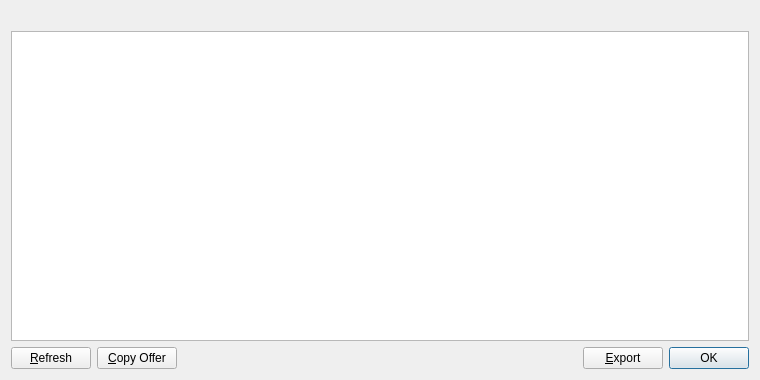
<?xml version="1.0" encoding="UTF-8"?>
<ui version="4.0">
 <class>MyAcceptedOfferListPage</class>
 <widget class="QWidget" name="MyAcceptedOfferListPage">
  <property name="geometry">
   <rect>
    <x>0</x>
    <y>0</y>
    <width>760</width>
    <height>380</height>
   </rect>
  </property>
  <property name="windowTitle">
   <string>My Certificates</string>
  </property>
  <layout class="QVBoxLayout" name="verticalLayout">
   <item>
    <widget class="QLabel" name="labelExplanation">
     <property name="textFormat">
      <enum>Qt::PlainText</enum>
     </property>
     <property name="wordWrap">
      <bool>true</bool>
     </property>
    </widget>
   </item>
   <item>
    <widget class="QTableView" name="tableView">
     <property name="contextMenuPolicy">
      <enum>Qt::CustomContextMenu</enum>
     </property>
     <property name="toolTip">
      <string/>
     </property>
     <property name="tabKeyNavigation">
      <bool>false</bool>
     </property>
     <property name="alternatingRowColors">
      <bool>true</bool>
     </property>
     <property name="selectionMode">
      <enum>QAbstractItemView::SingleSelection</enum>
     </property>
     <property name="selectionBehavior">
      <enum>QAbstractItemView::SelectRows</enum>
     </property>
     <property name="sortingEnabled">
      <bool>true</bool>
     </property>
     <attribute name="verticalHeaderVisible">
      <bool>false</bool>
     </attribute>
    </widget>
   </item>
   <item>
    <layout class="QHBoxLayout" name="horizontalLayout">
     <item>
      <widget class="QPushButton" name="refreshButton">
       <property name="maximumSize">
        <size>
         <width>16777215</width>
         <height>48</height>
        </size>
       </property>
       <property name="text">
        <string>&amp;Refresh</string>
       </property>
       <property name="icon">
        <iconset resource="../bitcoin.qrc">
         <normaloff>:/icons/refresh</normaloff>:/icons/refresh</iconset>
       </property>
      </widget>
     </item>
     <item>
      <widget class="QPushButton" name="copyOffer">
       <property name="toolTip">
        <string>Copy the currently selected alias to the system clipboard</string>
       </property>
       <property name="text">
        <string>&amp;Copy Offer</string>
       </property>
       <property name="icon">
        <iconset resource="../bitcoin.qrc">
         <normaloff>:/icons/editcopy</normaloff>:/icons/editcopy</iconset>
       </property>
      </widget>
     </item>
     <item>
      <spacer name="horizontalSpacer">
       <property name="orientation">
        <enum>Qt::Horizontal</enum>
       </property>
       <property name="sizeHint" stdset="0">
        <size>
         <width>40</width>
         <height>20</height>
        </size>
       </property>
      </spacer>
     </item>
     <item>
      <widget class="QPushButton" name="exportButton">
       <property name="toolTip">
        <string>Export the data in the current tab to a file</string>
       </property>
       <property name="text">
        <string>&amp;Export</string>
       </property>
       <property name="icon">
        <iconset resource="../bitcoin.qrc">
         <normaloff>:/icons/export</normaloff>:/icons/export</iconset>
       </property>
      </widget>
     </item>
     <item>
      <widget class="QDialogButtonBox" name="buttonBox">
       <property name="sizePolicy">
        <sizepolicy hsizetype="Maximum" vsizetype="Fixed">
         <horstretch>0</horstretch>
         <verstretch>0</verstretch>
        </sizepolicy>
       </property>
       <property name="standardButtons">
        <set>QDialogButtonBox::Ok</set>
       </property>
      </widget>
     </item>
    </layout>
   </item>
  </layout>
 </widget>
 <resources>
  <include location="../bitcoin.qrc"/>
 </resources>
 <connections/>
</ui>
